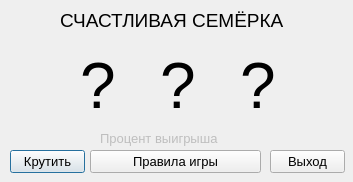
<?xml version="1.0" encoding="UTF-8"?>
<ui version="4.0">
 <class>CasinoGame</class>
 <widget class="QDialog" name="CasinoGame">
  <property name="enabled">
   <bool>true</bool>
  </property>
  <property name="geometry">
   <rect>
    <x>0</x>
    <y>0</y>
    <width>353</width>
    <height>182</height>
   </rect>
  </property>
  <property name="mouseTracking">
   <bool>false</bool>
  </property>
  <property name="windowTitle">
   <string>Dialog</string>
  </property>
  <widget class="QPushButton" name="pushButton">
   <property name="geometry">
    <rect>
     <x>10</x>
     <y>150</y>
     <width>75</width>
     <height>23</height>
    </rect>
   </property>
   <property name="font">
    <font>
     <pointsize>10</pointsize>
    </font>
   </property>
   <property name="text">
    <string>Крутить</string>
   </property>
  </widget>
  <widget class="QPushButton" name="pushButton_2">
   <property name="geometry">
    <rect>
     <x>270</x>
     <y>150</y>
     <width>75</width>
     <height>23</height>
    </rect>
   </property>
   <property name="font">
    <font>
     <pointsize>10</pointsize>
    </font>
   </property>
   <property name="text">
    <string>Выход</string>
   </property>
  </widget>
  <widget class="QLabel" name="label">
   <property name="geometry">
    <rect>
     <x>60</x>
     <y>10</y>
     <width>251</width>
     <height>20</height>
    </rect>
   </property>
   <property name="font">
    <font>
     <pointsize>14</pointsize>
    </font>
   </property>
   <property name="layoutDirection">
    <enum>Qt::LeftToRight</enum>
   </property>
   <property name="text">
    <string>СЧАСТЛИВАЯ СЕМЁРКА</string>
   </property>
  </widget>
  <widget class="QLabel" name="label_2">
   <property name="enabled">
    <bool>true</bool>
   </property>
   <property name="geometry">
    <rect>
     <x>80</x>
     <y>50</y>
     <width>41</width>
     <height>71</height>
    </rect>
   </property>
   <property name="font">
    <font>
     <pointsize>48</pointsize>
    </font>
   </property>
   <property name="text">
    <string>?</string>
   </property>
  </widget>
  <widget class="QLabel" name="label_3">
   <property name="enabled">
    <bool>true</bool>
   </property>
   <property name="geometry">
    <rect>
     <x>160</x>
     <y>50</y>
     <width>41</width>
     <height>71</height>
    </rect>
   </property>
   <property name="font">
    <font>
     <pointsize>48</pointsize>
    </font>
   </property>
   <property name="text">
    <string>?</string>
   </property>
  </widget>
  <widget class="QLabel" name="label_4">
   <property name="enabled">
    <bool>true</bool>
   </property>
   <property name="geometry">
    <rect>
     <x>240</x>
     <y>50</y>
     <width>41</width>
     <height>71</height>
    </rect>
   </property>
   <property name="font">
    <font>
     <pointsize>48</pointsize>
    </font>
   </property>
   <property name="text">
    <string>?</string>
   </property>
  </widget>
  <widget class="QLabel" name="label_5">
   <property name="enabled">
    <bool>false</bool>
   </property>
   <property name="geometry">
    <rect>
     <x>100</x>
     <y>130</y>
     <width>181</width>
     <height>16</height>
    </rect>
   </property>
   <property name="font">
    <font>
     <pointsize>10</pointsize>
    </font>
   </property>
   <property name="text">
    <string>Процент выигрыша</string>
   </property>
  </widget>
  <widget class="QPushButton" name="pushButton_3">
   <property name="geometry">
    <rect>
     <x>90</x>
     <y>150</y>
     <width>171</width>
     <height>23</height>
    </rect>
   </property>
   <property name="font">
    <font>
     <pointsize>10</pointsize>
    </font>
   </property>
   <property name="text">
    <string>Правила игры</string>
   </property>
  </widget>
 </widget>
 <resources/>
 <connections/>
</ui>
